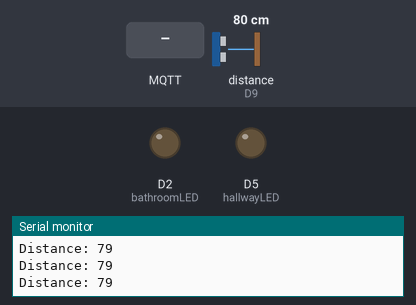
Bench run of a sketch on a simulated Arduino MKR. On the bench: output pins drawn as LEDs (lit = HIGH), the last lines printed to the serial monitor. Wiring (inferred from the names in the program): ultrasonic range finder: trigger D8; echo D9. The inputs (shaded band) are chosen by the test bench; at power-on: distance to the obstacle (sensor on D9) 80 cm. The echo pulse lasts 58.3 µs per cm; WiFi joins after 1.5 s; servers stay silent unless stated; no MQTT or app messages arrive unless stated; pins used as bus, display or sensor lines are not drawn.

Above: at 2.7 s.
2.8 s: MQTT message "ES/Wave" arrives on the first subscribed topic
At 3.5 s:
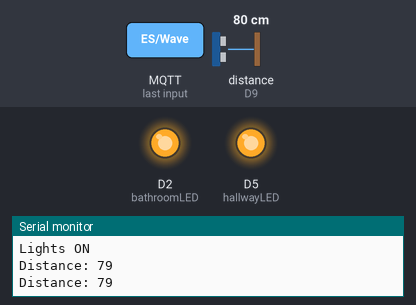
4.3 s: MQTT message "ES/Pat" arrives on the first subscribed topic
5.8 s: MQTT message "1" arrives on the first subscribed topic
Timing chart, 0 to 8.8 s (numbered marks = the images above; inputs shaded):
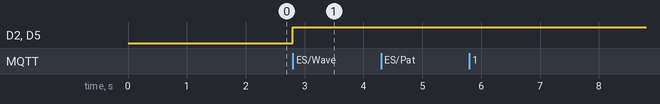

The sketch:

sketch_mar27a_copy_20260328093457.ino
```cpp
#include <WiFiNINA.h>
#include <PubSubClient.h>

// WiFi Credentials
#define WIFI_SSID "VX420-EBC8"
#define WIFI_PASSWORD "325275A594ADF"

// MQTT Broker Credentials
#define MQTT_SERVER "broker.hivemq.com"
#define MQTT_PORT 1883

// Clients
WiFiClient wifiClient;
PubSubClient mqttClient(wifiClient);

//sensors and leds
const int hallwayLED = 5;
const int bathroomLED = 2;
const int trigPin = 8;
const int echoPin = 9;

//Thesholds
const int waveThreshold = 20;
const int patThreshold = 6;

bool lastWave = false;
bool lastPat = false;
unsigned long lastSensorRead = 0; // For non-blocking timer

// Handles LED Actuation
void mqttCallback(char* topic, byte* payload, unsigned int length) {
  Serial.print("Message arrived [");
  Serial.print(topic);
  Serial.print("]: ");

  // Print the Payload
  for (int i = 0; i < length; i++) {
    Serial.print((char)payload[i]);
  }
  Serial.println();

  if (strcmp(topic, "ES/Wave") == 0) {
    digitalWrite(hallwayLED, HIGH);
    digitalWrite(bathroomLED, HIGH);
    Serial.println("Lights ON");
  }
  else if (strcmp(topic, "ES/Pat") == 0) {
    digitalWrite(hallwayLED, LOW);
    digitalWrite(bathroomLED, LOW);
    Serial.println("Lights OFF");
  }
}

//SENSOR LOGIC
void hcSensorTrigger() {
  digitalWrite(trigPin, LOW);
  delayMicroseconds(2);
  digitalWrite(trigPin, HIGH);
  delayMicroseconds(10);
  digitalWrite(trigPin, LOW);

  long duration = pulseIn(echoPin, HIGH);
  int distance = duration * 0.034 / 2;

  if (distance > 0 && distance < 100) {
    Serial.print("Distance: ");
    Serial.println(distance);

    if (distance < waveThreshold && distance > patThreshold) {
      if (!lastWave) {
        mqttClient.publish("ES/Wave", "Wave detected by Ewoud");
        lastWave = true;
        lastPat = false;
      }
    }
    else if (distance <= patThreshold && distance > 0) {
      if (!lastPat) {
        mqttClient.publish("ES/Pat", "Pat detected by Ewoud");
        lastPat = true;
        lastWave = false;
      }
    }
    else {
      lastWave = false;
      lastPat = false;
    }
  }
}

//SETUP FUNCTIONS
void connectWifi() {
  Serial.print("Connecting to WiFi");
  WiFi.begin(WIFI_SSID, WIFI_PASSWORD);
  while (WiFi.status() != WL_CONNECTED) {
    delay(500);
    Serial.print(".");
  }
  Serial.println("\nWiFi connected!");
}

void connectMQTT() {
  while (!mqttClient.connected()) {
    Serial.println("Connecting to HiveMQ...");
    if (mqttClient.connect("Ewoud_SIT210_Unique_99")) {
      Serial.println("Connected to HiveMQ Broker!");
      mqttClient.subscribe("ES/Wave");
      mqttClient.subscribe("ES/Pat");
    } else {
      Serial.print("Failed, rc=");
      Serial.print(mqttClient.state());
      delay(5000);
    }
  }
}

void setup() {
  Serial.begin(115200);

  pinMode(trigPin, OUTPUT);
  pinMode(echoPin, INPUT);
  pinMode(hallwayLED, OUTPUT);
  pinMode(bathroomLED, OUTPUT);

  connectWifi();
  mqttClient.setServer(MQTT_SERVER, MQTT_PORT);
  mqttClient.setCallback(mqttCallback);
  connectMQTT();
}

void loop() {
  if (!mqttClient.connected()) {
    connectMQTT();
  }
  mqttClient.loop();

  if (millis() - lastSensorRead > 300) {
    hcSensorTrigger();
    lastSensorRead = millis();
  }
}
```

Measured:
- after the input at 2.8 s, D2 (bathroomLED), D5 (hallwayLED): LOW → HIGH at once
